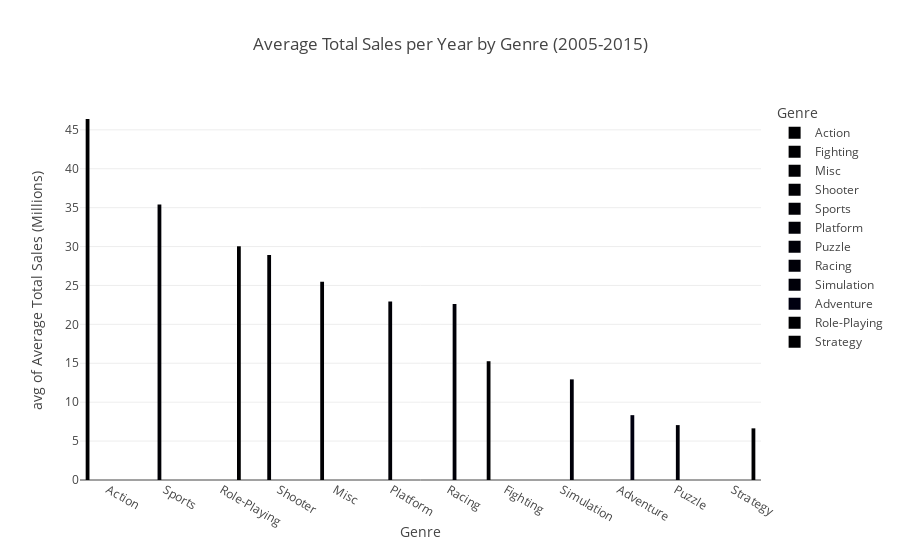

Source (notebook cell):
### Code cell
fig = px.histogram(genre_df, x="genre", y="Total Sales per Year",
                   color="genre",
                   histfunc="avg",
                   title="Average Total Sales per Year by Genre (2005-2015)",
                   labels={"genre": "Genre", "Total Sales per Year": "Average Total Sales (Millions)"})
                   

fig.update_layout(barmode='group', xaxis={'categoryorder':'total descending'}) # puts them from highest to lowest
fig.show()

### Figure 1 — Plotly figure (JSON) as saved in the notebook; plotly's stock layout.template omitted (floating-point values rounded to 4 significant figures)
{"data": [{"alignmentgroup": "True", "bingroup": "x", "histfunc": "avg", "hovertemplate": "Genre=%{x}<br>avg of Average Total Sales (Millions)=%{y}<extra></extra>", "legendgroup": "Action", "marker": {"color": "#000001", "pattern": {"shape": ""}}, "name": "Action", "offsetgroup": "Action", "orientation": "v", "showlegend": true, "type": "histogram", "x": ["Action", "Action", "Action", "Action", "Action", "Action", "Action", "Action", "Action", "Action", "Action", "Action", "Action", "Action", "Action", "Action", "Action", "Action", "Action", "Action", "Action", "Action", "Action", "Action", "Action", "Action", "Action", "Action", "Action", "Action", "Action", "Action", "Action", "Action", "Action", "Action", "Action"], "xaxis": "x", "y": [0.34, 14.79, 6.5, 2.86, 1.85, 3.52, 13.74, 1.11, 1.74, 4.65, 6.39, 6.76, 3.84, 1.81, 1.55, 3.58, 20.6, 27.59, 39.41, 27.73, 33.98, 59.38, 86.65, 67.98, 76.13, 85.39, 66.06, 104.9, 135.0, 137.7, 115.3, 116.7, 119.2, 122.5, 97.23, 72.02, 30.11], "yaxis": "y"}, {"alignmentgroup": "True", "bingroup": "x", "histfunc": "avg", "hovertemplate": "Genre=%{x}<br>avg of Average Total Sales (Millions)=%{y}<extra></extra>", "legendgroup": "Fighting", "marker": {"color": "#000002", "pattern": {"shape": ""}}, "name": "Fighting", "offsetgroup": "Fighting", "orientation": "v", "showlegend": true, "type": "histogram", "x": ["Fighting", "Fighting", "Fighting", "Fighting", "Fighting", "Fighting", "Fighting", "Fighting", "Fighting", "Fighting", "Fighting", "Fighting", "Fighting", "Fighting", "Fighting", "Fighting", "Fighting", "Fighting", "Fighting", "Fighting", "Fighting", "Fighting", "Fighting", "Fighting", "Fighting", "Fighting", "Fighting", "Fighting", "Fighting"], "xaxis": "x", "y": [0.77, 1.05, 5.42, 0.39, 15.23, 8.75, 8.48, 14.84, 18.04, 11.8, 31.68, 14.31, 20.26, 18.1, 24.92, 23.79, 16.76, 19.65, 22.42, 17.49, 35.02, 31.9, 14.69, 22.41, 9.18, 7.09, 15.85, 7.9, 4.47], "yaxis": "y"}, {"alignmentgroup": "True", "bingroup": "x", "histfunc": "avg", "hovertemplate": "Genre=%{x}<br>avg of Average Total Sales (Millions)=%{y}<extra></extra>", "legendgroup": "Misc", "marker": {"color": "#000003", "pattern": {"shape": ""}}, "name": "Misc", "offsetgroup": "Misc", "orientation": "v", "showlegend": true, "type": "histogram", "x": ["Misc", "Misc", "Misc", "Misc", "Misc", "Misc", "Misc", "Misc", "Misc", "Misc", "Misc", "Misc", "Misc", "Misc", "Misc", "Misc", "Misc", "Misc", "Misc", "Misc", "Misc", "Misc", "Misc", "Misc", "Misc", "Misc", "Misc", "Misc", "Misc", "Misc", "Misc"], "xaxis": "x", "y": [2.7, 0.87, 2.14, 1.45, 1.28, 0.08, 4.94, 0.3, 2.86, 6.4, 10.66, 5.68, 11.9, 20.68, 15.55, 16.39, 15.63, 23.79, 31.16, 60.97, 66.97, 91.46, 86.06, 75.81, 95.14, 54.38, 22.22, 25.27, 23.38, 11.57, 2.6], "yaxis": "y"}, {"alignmentgroup": "True", "bingroup": "x", "histfunc": "avg", "hovertemplate": "Genre=%{x}<br>avg of Average Total Sales (Millions)=%{y}<extra></extra>", "legendgroup": "Shooter", "marker": {"color": "#000004", "pattern": {"shape": ""}}, "name": "Shooter", "offsetgroup": "Shooter", "orientation": "v", "showlegend": true, "type": "histogram", "x": ["Shooter", "Shooter", "Shooter", "Shooter", "Shooter", "Shooter", "Shooter", "Shooter", "Shooter", "Shooter", "Shooter", "Shooter", "Shooter", "Shooter", "Shooter", "Shooter", "Shooter", "Shooter", "Shooter", "Shooter", "Shooter", "Shooter", "Shooter", "Shooter", "Shooter", "Shooter", "Shooter", "Shooter", "Shooter", "Shooter", "Shooter", "Shooter", "Shooter", "Shooter", "Shooter", "Shooter"], "xaxis": "x", "y": [7.07, 10.02, 3.81, 0.49, 31.1, 1, 3.89, 0.69, 0.51, 1.19, 1.99, 0.28, 3.08, 8.3, 4.15, 6.9, 22.16, 9.8, 12.23, 6.83, 24.81, 48.47, 27.09, 46.94, 41.52, 38.24, 70.61, 59.16, 69.29, 76.83, 98.18, 71.75, 62.04, 65.21, 67.51, 38.22], "yaxis": "y"}, {"alignmentgroup": "True", "bingroup": "x", "histfunc": "avg", "hovertemplate": "Genre=%{x}<br>avg of Average Total Sales (Millions)=%{y}<extra></extra>", "legendgroup": "Sports", "marker": {"color": "#000005", "pattern": {"shape": ""}}, "name": "Sports", "offsetgroup": "Sports", "orientation": "v", "showlegend": true, "type": "histogram", "x": ["Sports", "Sports", "Sports", "Sports", "Sports", "Sports", "Sports", "Sports", "Sports", "Sports", "Sports", "Sports", "Sports", "Sports", "Sports", "Sports", "Sports", "Sports", "Sports", "Sports", "Sports", "Sports", "Sports", "Sports", "Sports", "Sports", "Sports", "Sports", "Sports", "Sports", "Sports", "Sports", "Sports", "Sports", "Sports", "Sports", "Sports"], "xaxis": "x", "y": [0.5, 0.78, 1.06, 3.2, 6.17, 1.96, 5.58, 3.71, 3.6, 5.72, 2.11, 2.41, 2.95, 3.18, 8.41, 7.99, 17.42, 30.04, 41.75, 30.21, 41.24, 51.46, 65.31, 55.96, 63.61, 59.49, 135.8, 97.73, 94.58, 137.4, 91.24, 56.08, 30.41, 41.17, 45.15, 40.84, 23.49], "yaxis": "y"}, {"alignmentgroup": "True", "bingroup": "x", "histfunc": "avg", "hovertemplate": "Genre=%{x}<br>avg of Average Total Sales (Millions)=%{y}<extra></extra>", "legendgroup": "Platform", "marker": {"color": "#000006", "pattern": {"shape": ""}}, "name": "Platform", "offsetgroup": "Platform", "orientation": "v", "showlegend": true, "type": "histogram", "x": ["Platform", "Platform", "Platform", "Platform", "Platform", "Platform", "Platform", "Platform", "Platform", "Platform", "Platform", "Platform", "Platform", "Platform", "Platform", "Platform", "Platform", "Platform", "Platform", "Platform", "Platform", "Platform", "Platform", "Platform", "Platform", "Platform", "Platform", "Platform", "Platform", "Platform", "Platform", "Platform", "Platform", "Platform", "Platform", "Platform"], "xaxis": "x", "y": [6.92, 5.03, 6.93, 0.69, 43.17, 9.39, 1.74, 27.73, 20.66, 22.98, 7.63, 13.41, 18.68, 28.76, 16.69, 28.23, 21.86, 29.83, 20.8, 16.05, 39.33, 45.95, 42.81, 47.22, 23.32, 49.29, 35.07, 35.13, 40.53, 31.04, 27.68, 18.37, 24.54, 8.81, 6.05, 3.23], "yaxis": "y"}, {"alignmentgroup": "True", "bingroup": "x", "histfunc": "avg", "hovertemplate": "Genre=%{x}<br>avg of Average Total Sales (Millions)=%{y}<extra></extra>", "legendgroup": "Puzzle", "marker": {"color": "#000007", "pattern": {"shape": ""}}, "name": "Puzzle", "offsetgroup": "Puzzle", "orientation": "v", "showlegend": true, "type": "histogram", "x": ["Puzzle", "Puzzle", "Puzzle", "Puzzle", "Puzzle", "Puzzle", "Puzzle", "Puzzle", "Puzzle", "Puzzle", "Puzzle", "Puzzle", "Puzzle", "Puzzle", "Puzzle", "Puzzle", "Puzzle", "Puzzle", "Puzzle", "Puzzle", "Puzzle", "Puzzle", "Puzzle", "Puzzle", "Puzzle", "Puzzle", "Puzzle", "Puzzle", "Puzzle", "Puzzle", "Puzzle", "Puzzle", "Puzzle", "Puzzle"], "xaxis": "x", "y": [2.25, 10.04, 0.78, 3.14, 3.21, 5.58, 37.75, 5.99, 3.24, 4.84, 3.17, 1.53, 2.69, 3.92, 5.87, 6.35, 1.34, 3.83, 7.94, 5.33, 2.42, 8.4, 20.36, 10.74, 23.56, 15.23, 19.79, 10.75, 4.96, 1.72, 0.96, 1.49, 0.71, 0.01], "yaxis": "y"}, {"alignmentgroup": "True", "bingroup": "x", "histfunc": "avg", "hovertemplate": "Genre=%{x}<br>avg of Average Total Sales (Millions)=%{y}<extra></extra>", "legendgroup": "Racing", "marker": {"color": "#000008", "pattern": {"shape": ""}}, "name": "Racing", "offsetgroup": "Racing", "orientation": "v", "showlegend": true, "type": "histogram", "x": ["Racing", "Racing", "Racing", "Racing", "Racing", "Racing", "Racing", "Racing", "Racing", "Racing", "Racing", "Racing", "Racing", "Racing", "Racing", "Racing", "Racing", "Racing", "Racing", "Racing", "Racing", "Racing", "Racing", "Racing", "Racing", "Racing", "Racing", "Racing", "Racing", "Racing", "Racing", "Racing"], "xaxis": "x", "y": [0.48, 1.57, 5.95, 1.96, 2.14, 6.25, 1.14, 9.05, 0.36, 2.18, 6.09, 28.27, 31.92, 27.88, 37.19, 20, 55.83, 30.15, 52.18, 47.87, 56.03, 33.81, 38.78, 70.04, 33.69, 34.37, 34.81, 13.61, 12.37, 16.66, 8.07, 2.79], "yaxis": "y"}, {"alignmentgroup": "True", "bingroup": "x", "histfunc": "avg", "hovertemplate": "Genre=%{x}<br>avg of Average Total Sales (Millions)=%{y}<extra></extra>", "legendgroup": "Simulation", "marker": {"color": "#000009", "pattern": {"shape": ""}}, "name": "Simulation", "offsetgroup": "Simulation", "orientation": "v", "showlegend": true, "type": "histogram", "x": ["Simulation", "Simulation", "Simulation", "Simulation", "Simulation", "Simulation", "Simulation", "Simulation", "Simulation", "Simulation", "Simulation", "Simulation", "Simulation", "Simulation", "Simulation", "Simulation", "Simulation", "Simulation", "Simulation", "Simulation", "Simulation", "Simulation", "Simulation", "Simulation", "Simulation", "Simulation", "Simulation", "Simulation", "Simulation", "Simulation"], "xaxis": "x", "y": [0.44, 0.04, 0.03, 1.13, 2.15, 2.14, 0.19, 2.72, 4.17, 11.33, 9.64, 7.11, 11.46, 3.37, 19.54, 10.82, 21.19, 10.87, 48.97, 21.52, 48.35, 46.11, 32.92, 21.49, 15.14, 13.36, 8.63, 5.58, 5.66, 1.89], "yaxis": "y"}, {"alignmentgroup": "True", "bingroup": "x", "histfunc": "avg", "hovertemplate": "Genre=%{x}<br>avg of Average Total Sales (Millions)=%{y}<extra></extra>", "legendgroup": "Adventure", "marker": {"color": "#000010", "pattern": {"shape": ""}}, "name": "Adventure", "offsetgroup": "Adventure", "orientation": "v", "showlegend": true, "type": "histogram", "x": ["Adventure", "Adventure", "Adventure", "Adventure", "Adventure", "Adventure", "Adventure", "Adventure", "Adventure", "Adventure", "Adventure", "Adventure", "Adventure", "Adventure", "Adventure", "Adventure", "Adventure", "Adventure", "Adventure", "Adventure", "Adventure", "Adventure", "Adventure", "Adventure", "Adventure", "Adventure", "Adventure", "Adventure"], "xaxis": "x", "y": [0.4, 4.38, 2.24, 12.25, 0.07, 3.74, 0.71, 4.18, 4.97, 9.04, 7.61, 2.96, 9.14, 11.09, 2.12, 8.62, 8.46, 11.36, 24.13, 24.63, 20.23, 15.96, 15.61, 5.79, 6.09, 5.57, 8.16, 3.82], "yaxis": "y"}, {"alignmentgroup": "True", "bingroup": "x", "histfunc": "avg", "hovertemplate": "Genre=%{x}<br>avg of Average Total Sales (Millions)=%{y}<extra></extra>", "legendgroup": "Role-Playing", "marker": {"color": "#000001", "pattern": {"shape": ""}}, "name": "Role-Playing", "offsetgroup": "Role-Playing", "orientation": "v", "showlegend": true, "type": "histogram", "x": ["Role-Playing", "Role-Playing", "Role-Playing", "Role-Playing", "Role-Playing", "Role-Playing", "Role-Playing", "Role-Playing", "Role-Playing", "Role-Playing", "Role-Playing", "Role-Playing", "Role-Playing", "Role-Playing", "Role-Playing", "Role-Playing", "Role-Playing", "Role-Playing", "Role-Playing", "Role-Playing", "Role-Playing", "Role-Playing", "Role-Playing", "Role-Playing", "Role-Playing", "Role-Playing", "Role-Playing", "Role-Playing", "Role-Playing", "Role-Playing", "Role-Playing"], "xaxis": "x", "y": [2.52, 4.65, 5.88, 2.2, 4.52, 3.26, 6.86, 5.59, 7.13, 14.27, 43.99, 21.82, 28.08, 49.09, 29.05, 22.02, 45.13, 30.28, 53.96, 28.38, 57.37, 43.46, 58.98, 47.31, 69.65, 52.83, 46.91, 44.45, 45.62, 37.64, 18.18], "yaxis": "y"}, {"alignmentgroup": "True", "bingroup": "x", "histfunc": "avg", "hovertemplate": "Genre=%{x}<br>avg of Average Total Sales (Millions)=%{y}<extra></extra>", "legendgroup": "Strategy", "marker": {"color": "#000002", "pattern": {"shape": ""}}, "name": "Strategy", "offsetgroup": "Strategy", "orientation": "v", "showlegend": true, "type": "histogram", "x": ["Strategy", "Strategy", "Strategy", "Strategy", "Strategy", "Strategy", "Strategy", "Strategy", "Strategy", "Strategy", "Strategy", "Strategy", "Strategy", "Strategy", "Strategy", "Strategy", "Strategy", "Strategy", "Strategy", "Strategy", "Strategy", "Strategy", "Strategy", "Strategy", "Strategy", "Strategy"], "xaxis": "x", "y": [0.94, 0.37, 0.81, 3.57, 6.54, 5.61, 7.72, 13.48, 18.46, 8.54, 7.52, 5.52, 7.93, 7.14, 5.28, 4.15, 9.26, 11.6, 12.29, 13.68, 8.82, 3.26, 6.12, 0.98, 1.85, 1.13], "yaxis": "y"}], "layout": {"barmode": "group", "legend": {"title": {"text": "Genre"}, "tracegroupgap": 0}, "title": {"text": "Average Total Sales per Year by Genre (2005-2015)"}, "xaxis": {"anchor": "y", "categoryarray": ["Action", "Fighting", "Misc", "Shooter", "Sports", "Platform", "Puzzle", "Racing", "Simulation", "Adventure", "Role-Playing", "Strategy"], "categoryorder": "total descending", "domain": [0, 1], "title": {"text": "Genre"}}, "yaxis": {"anchor": "x", "domain": [0, 1], "title": {"text": "avg of Average Total Sales (Millions)"}}}}
